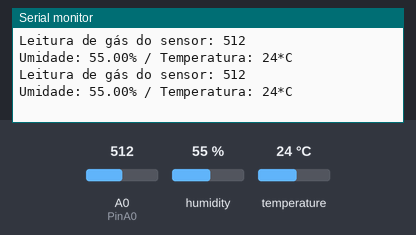
This sketch was run on a simulated Arduino Uno, built with avr-gcc and run on an emulated ATmega328P. Parts: the last lines printed to the serial monitor. The inputs (shaded band) are chosen by the test bench; at power-on: humidity 55 %, A0 (PinA0) = 512, temperature 24 °C.

Above: at 2.2 s.
2.3 s: humidity set to 22 %
At 3.6 s:
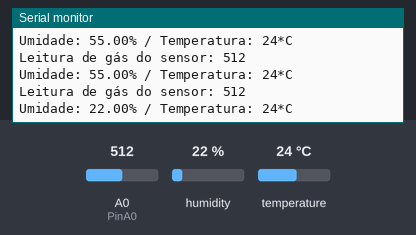
3.8 s: A0 (PinA0) set to 716
At 4.8 s:
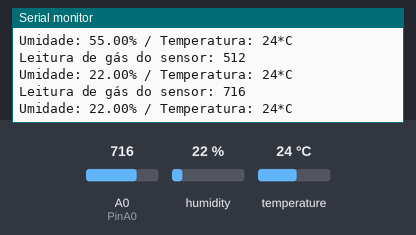
5.3 s: temperature set to 12 °C
At 6.6 s:
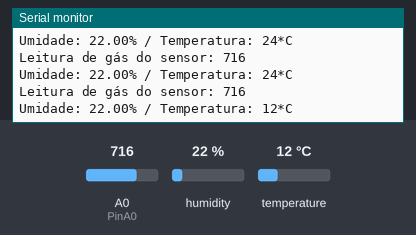
6.8 s: A0 (PinA0) set to 900
At 7.7 s:
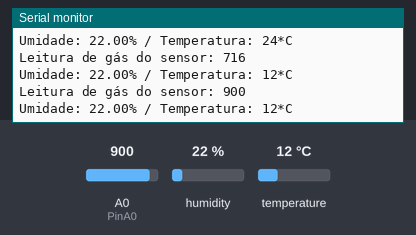
8.3 s: humidity set to 40 %
At 10.1 s:
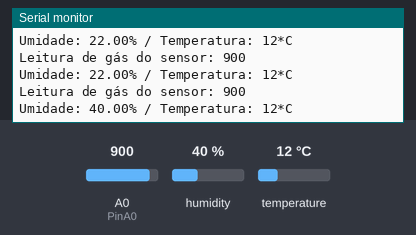
Timing chart, 0 to 10.8 s (numbered marks = the images above; inputs shaded):
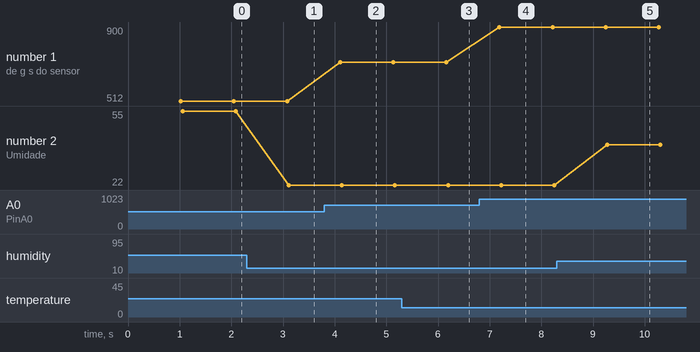

Measured:
- after the input at 2.3 s, the serial monitor: prints a new line after 0.81 s (image 1)
- after the input at 3.8 s, the serial monitor: prints a new line after 0.31 s (image 2)
- after the input at 5.3 s, the serial monitor: prints a new line after 0.89 s (image 3)
- after the input at 6.8 s, the serial monitor: prints a new line after 0.39 s (image 4)
- after the input at 8.3 s, the serial monitor: prints a new line after 0.98 s (image 5)
- plotted number 1: 512 → 716 after the input at 3.8 s, 716 → 900 after the input at 6.8 s
- plotted number 2: 55 → 22 after the input at 2.3 s, 22 → 40 after the input at 8.3 s

The sketch:

sensor_gas.ino
```cpp
#include "dht.h" //INCLUSÃO DE BIBLIOTECA

const int PinA0 = A0;//PINO UTILIZADO PELO SENSOR DE GÁS MQ-2
const int pinoDHT11 = A2; //PINO ANALÓGICO UTILIZADO PELO DHT11

dht DHT; //VARIÁVEL DO TIPO DHT

int leitura_sensor = 300;//DEFININDO UM VALOR LIMITE (NÍVEL DE GÁS NORMAL)

void setup(){
pinMode(PinA0, INPUT); //DEFINE O PINO COMO ENTRADA
// pinMode(Pinbuzzer, OUTPUT); //DEFINE O PINO COMO SAÍDA
Serial.begin(9600);//INICIALIZA A SERIAL
delay(1000); //INTERVALO DE 1 SEGUNDO ANTES DE INICIAR
}
void loop(){
  DHT.read11(pinoDHT11); //LÊ AS INFORMAÇÕES DO SENSOR
  int valor_analogico = analogRead(PinA0); //VARIÁVEL RECEBE O VALOR LIDO NO PINO ANALÓGICO
  Serial.print("Leitura de gás do sensor: "); //EXIBE O TEXTO NO MONITOR SERIAL
  Serial.println(valor_analogico);// MOSTRA NO MONITOR SERIAL O VALOR LIDO DO PINO ANALÓGICO
  Serial.print("Umidade: "); //IMPRIME O TEXTO NA SERIAL
  Serial.print(DHT.humidity); //IMPRIME NA SERIAL O VALOR DE UMIDADE MEDIDO
  Serial.print("%"); //ESCREVE O TEXTO EM SEGUIDA
  Serial.print(" / Temperatura: "); //IMPRIME O TEXTO NA SERIAL
  Serial.print(DHT.temperature, 0); //IMPRIME NA SERIAL O VALOR DE UMIDADE MEDIDO E REMOVE A PARTE DECIMAL
  Serial.println("*C"); //IMPRIME O TEXTO NA SERIAL
  delay(1000); //INTERVALO DE 1 SEGUNDOS * NÃO DIMINUIR ESSE VALOR
}
```
